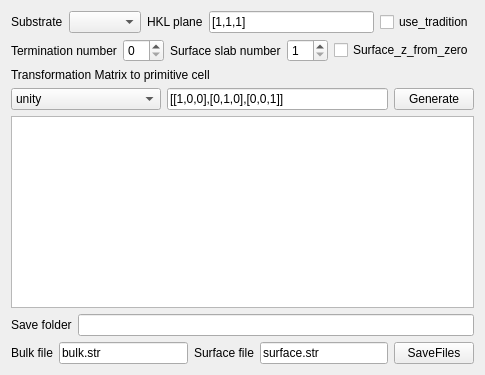
       <widget class="QWidget" name="tab_10">
        <attribute name="title">
         <string>surfUnitCell</string>
        </attribute>
        <layout class="QVBoxLayout" name="verticalLayout_12">
         <item>
          <layout class="QHBoxLayout" name="horizontalLayout_16">
           <item>
            <widget class="QLabel" name="label_2">
             <property name="sizePolicy">
              <sizepolicy hsizetype="Fixed" vsizetype="Preferred">
               <horstretch>0</horstretch>
               <verstretch>0</verstretch>
              </sizepolicy>
             </property>
             <property name="text">
              <string>Substrate</string>
             </property>
            </widget>
           </item>
           <item>
            <widget class="QComboBox" name="comboBox_substrate_surfuc">
             <property name="sizePolicy">
              <sizepolicy hsizetype="Fixed" vsizetype="Fixed">
               <horstretch>0</horstretch>
               <verstretch>0</verstretch>
              </sizepolicy>
             </property>
            </widget>
           </item>
           <item>
            <widget class="QLabel" name="label_21">
             <property name="sizePolicy">
              <sizepolicy hsizetype="Fixed" vsizetype="Preferred">
               <horstretch>0</horstretch>
               <verstretch>0</verstretch>
              </sizepolicy>
             </property>
             <property name="text">
              <string>HKL plane</string>
             </property>
            </widget>
           </item>
           <item>
            <widget class="QLineEdit" name="lineEdit_hkl">
             <property name="sizePolicy">
              <sizepolicy hsizetype="Expanding" vsizetype="Fixed">
               <horstretch>0</horstretch>
               <verstretch>0</verstretch>
              </sizepolicy>
             </property>
             <property name="text">
              <string>[1,1,1]</string>
             </property>
            </widget>
           </item>
           <item>
            <widget class="QCheckBox" name="checkBox_use_tradition">
             <property name="sizePolicy">
              <sizepolicy hsizetype="Fixed" vsizetype="Fixed">
               <horstretch>0</horstretch>
               <verstretch>0</verstretch>
              </sizepolicy>
             </property>
             <property name="text">
              <string>use_tradition</string>
             </property>
            </widget>
           </item>
          </layout>
         </item>
         <item>
          <layout class="QHBoxLayout" name="horizontalLayout_20">
           <item>
            <widget class="QLabel" name="label_83">
             <property name="sizePolicy">
              <sizepolicy hsizetype="Fixed" vsizetype="Preferred">
               <horstretch>0</horstretch>
               <verstretch>0</verstretch>
              </sizepolicy>
             </property>
             <property name="text">
              <string>Termination number</string>
             </property>
            </widget>
           </item>
           <item>
            <widget class="QSpinBox" name="spinBox_term">
             <property name="minimum">
              <number>0</number>
             </property>
            </widget>
           </item>
           <item>
            <widget class="QLabel" name="label_79">
             <property name="sizePolicy">
              <sizepolicy hsizetype="Fixed" vsizetype="Preferred">
               <horstretch>0</horstretch>
               <verstretch>0</verstretch>
              </sizepolicy>
             </property>
             <property name="text">
              <string>Surface slab number</string>
             </property>
            </widget>
           </item>
           <item>
            <widget class="QSpinBox" name="spinBox_slab_num">
             <property name="minimum">
              <number>1</number>
             </property>
            </widget>
           </item>
           <item>
            <widget class="QCheckBox" name="checkBox_from_zero">
             <property name="text">
              <string>Surface_z_from_zero</string>
             </property>
            </widget>
           </item>
          </layout>
         </item>
         <item>
          <widget class="QLabel" name="label_22">
           <property name="text">
            <string>Transformation Matrix to primitive cell</string>
           </property>
          </widget>
         </item>
         <item>
          <layout class="QHBoxLayout" name="horizontalLayout_19">
           <item>
            <widget class="QComboBox" name="comboBox_TM_type">
             <property name="minimumSize">
              <size>
               <width>150</width>
               <height>0</height>
              </size>
             </property>
             <item>
              <property name="text">
               <string>unity</string>
              </property>
             </item>
             <item>
              <property name="text">
               <string>fcc</string>
              </property>
             </item>
             <item>
              <property name="text">
               <string>hex</string>
              </property>
             </item>
            </widget>
           </item>
           <item>
            <widget class="QLineEdit" name="lineEdit_TM">
             <property name="text">
              <string>[[1,0,0],[0,1,0],[0,0,1]]</string>
             </property>
            </widget>
           </item>
           <item>
            <widget class="QPushButton" name="pushButton_generate">
             <property name="text">
              <string>Generate</string>
             </property>
            </widget>
           </item>
          </layout>
         </item>
         <item>
          <widget class="QTextEdit" name="textEdit_info"/>
         </item>
         <item>
          <layout class="QHBoxLayout" name="horizontalLayout_18">
           <item>
            <widget class="QLabel" name="label_82">
             <property name="text">
              <string>Save folder</string>
             </property>
            </widget>
           </item>
           <item>
            <widget class="QLineEdit" name="lineEdit_save_folder"/>
           </item>
          </layout>
         </item>
         <item>
          <layout class="QHBoxLayout" name="horizontalLayout_17">
           <item>
            <widget class="QLabel" name="label_80">
             <property name="text">
              <string>Bulk file</string>
             </property>
            </widget>
           </item>
           <item>
            <widget class="QLineEdit" name="lineEdit_bulk">
             <property name="text">
              <string>bulk.str</string>
             </property>
            </widget>
           </item>
           <item>
            <widget class="QLabel" name="label_81">
             <property name="text">
              <string>Surface file</string>
             </property>
            </widget>
           </item>
           <item>
            <widget class="QLineEdit" name="lineEdit_surface">
             <property name="text">
              <string>surface.str</string>
             </property>
            </widget>
           </item>
           <item>
            <widget class="QPushButton" name="pushButton_save_files">
             <property name="text">
              <string>SaveFiles</string>
             </property>
            </widget>
           </item>
          </layout>
         </item>
        </layout>
       </widget>
